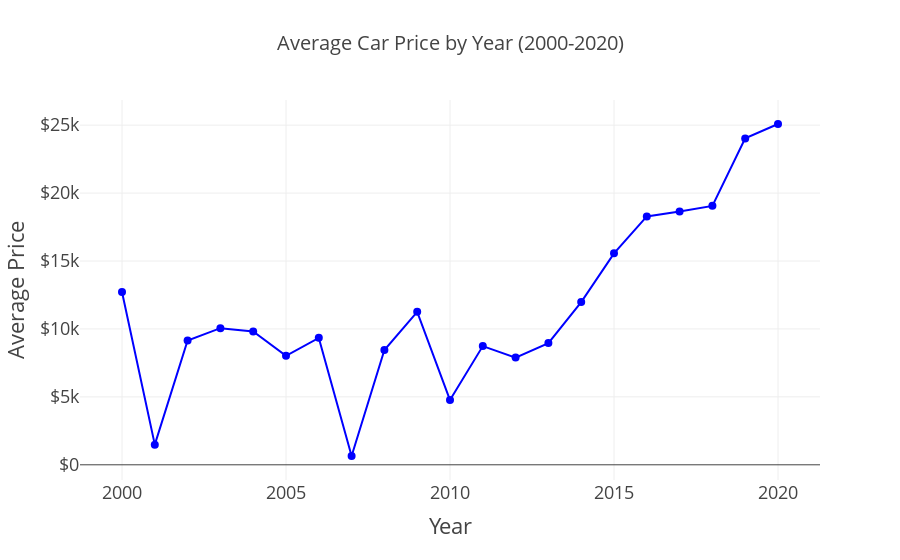

Notebook code for this chart:
### Markdown cell above
### Average Price By Year (2000-2020)

### Code cell
# Filter data for years between 2000 and 2020
filtered_data = car_data[(car_data['year'] >= 2000) & (car_data['year'] <= 2020)]

average_price = filtered_data.groupby('year')['price'].mean().reset_index().sort_values('price',ascending = False)
average_price = average_price.rename(columns = {'price':'average_price'})

# Sort the data by year
average_price = average_price.sort_values(by='year')

# Create a line chart with enhanced style
fig = px.line(
    average_price, 
    x='year', 
    y='average_price', 
    title='Average Car Price by Year (2000-2020)',
    markers=True

)

# Customize the layout
fig.update_layout(
    xaxis_title='Year',
    yaxis_title='Average Price',
    title_font_size=20,
    yaxis=dict(tickprefix='$', showgrid=True),
    template='presentation'
)

# Customize the lines and markers
fig.update_traces(
    line=dict(color='blue', width=2),
    marker=dict(size=8, symbol='circle', color='blue')
)

fig.show()

### Figure 1 — Plotly figure (JSON) as saved in the notebook; plotly's stock layout.template omitted (floating-point values rounded to 4 significant figures)
{"data": [{"hovertemplate": "year=%{x}<br>average_price=%{y}<extra></extra>", "legendgroup": "", "line": {"color": "blue", "dash": "solid", "width": 2}, "marker": {"color": "blue", "size": 8, "symbol": "circle"}, "mode": "lines+markers", "name": "", "orientation": "v", "showlegend": false, "type": "scatter", "x": [2000, 2001, 2002, 2003, 2004, 2005, 2006, 2007, 2008, 2009, 2010, 2011, 2012, 2013, 2014, 2015, 2016, 2017, 2018, 2019, 2020], "xaxis": "x", "y": [12720.0, 1485, 9150, 10060.0, 9812.0, 8021.0, 9343.0, 648.3, 8445.0, 11260.0, 4767.0, 8738.0, 7892.0, 8961.0, 11980.0, 15560.0, 18280.0, 18640.0, 19060.0, 24030.0, 25080.0], "yaxis": "y"}], "layout": {"legend": {"tracegroupgap": 0}, "title": {"font": {"size": 20}, "text": "Average Car Price by Year (2000-2020)"}, "xaxis": {"anchor": "y", "domain": [0, 1], "title": {"text": "Year"}}, "yaxis": {"anchor": "x", "domain": [0, 1], "showgrid": true, "tickprefix": "$", "title": {"text": "Average Price"}}}}
